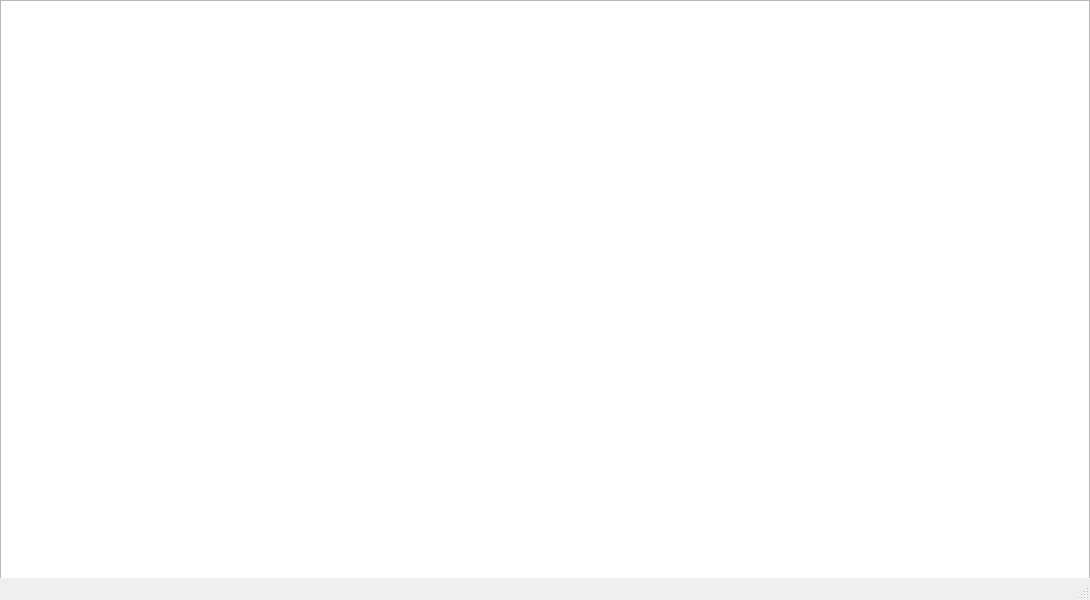
<?xml version="1.0" encoding="UTF-8"?>
<ui version="4.0">
 <class>MainWindow</class>
 <widget class="QMainWindow" name="MainWindow">
  <property name="geometry">
   <rect>
    <x>0</x>
    <y>0</y>
    <width>1090</width>
    <height>600</height>
   </rect>
  </property>
  <property name="windowTitle">
   <string>MainWindow</string>
  </property>
  <widget class="QWidget" name="centralwidget">
   <widget class="QGraphicsView" name="graphicsView">
    <property name="geometry">
     <rect>
      <x>0</x>
      <y>0</y>
      <width>1090</width>
      <height>601</height>
     </rect>
    </property>
   </widget>
  </widget>
  <widget class="QMenuBar" name="menubar">
   <property name="geometry">
    <rect>
     <x>0</x>
     <y>0</y>
     <width>1090</width>
     <height>21</height>
    </rect>
   </property>
  </widget>
  <widget class="QStatusBar" name="statusbar"/>
 </widget>
 <resources/>
 <connections/>
</ui>
